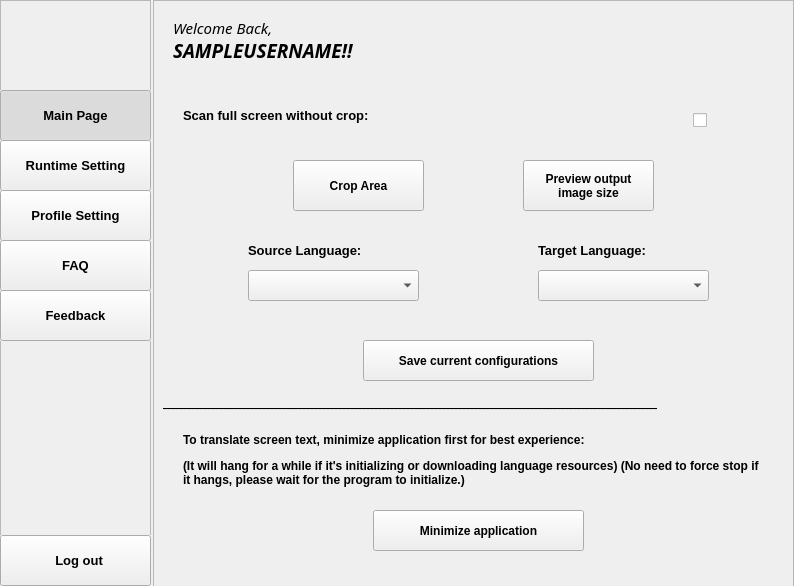
<?xml version="1.0" encoding="UTF-8"?>
<ui version="4.0">
 <class>main_page</class>
 <widget class="QMainWindow" name="main_page">
  <property name="geometry">
   <rect>
    <x>0</x>
    <y>0</y>
    <width>794</width>
    <height>586</height>
   </rect>
  </property>
  <property name="windowTitle">
   <string>MainWindow</string>
  </property>
  <widget class="QWidget" name="centralwidget">
   <widget class="QFrame" name="frame">
    <property name="geometry">
     <rect>
      <x>0</x>
      <y>0</y>
      <width>151</width>
      <height>591</height>
     </rect>
    </property>
    <property name="frameShape">
     <enum>QFrame::StyledPanel</enum>
    </property>
    <property name="frameShadow">
     <enum>QFrame::Raised</enum>
    </property>
    <widget class="QLabel" name="label">
     <property name="geometry">
      <rect>
       <x>0</x>
       <y>80</y>
       <width>151</width>
       <height>511</height>
      </rect>
     </property>
     <property name="styleSheet">
      <string notr="true">background-image: url(:/backgournds/FlyTranslate-logo/background_image.png);</string>
     </property>
     <property name="text">
      <string/>
     </property>
    </widget>
    <widget class="QLabel" name="label_6">
     <property name="geometry">
      <rect>
       <x>0</x>
       <y>-20</y>
       <width>151</width>
       <height>111</height>
      </rect>
     </property>
     <property name="autoFillBackground">
      <bool>false</bool>
     </property>
     <property name="styleSheet">
      <string notr="true">background-image: url(:/backgournds/FlyTranslate-logo/logo_only_2.png);</string>
     </property>
     <property name="text">
      <string/>
     </property>
     <property name="scaledContents">
      <bool>false</bool>
     </property>
    </widget>
    <widget class="QPushButton" name="btnMainButton">
     <property name="geometry">
      <rect>
       <x>0</x>
       <y>90</y>
       <width>151</width>
       <height>51</height>
      </rect>
     </property>
     <property name="font">
      <font>
       <pointsize>10</pointsize>
       <weight>75</weight>
       <bold>true</bold>
      </font>
     </property>
     <property name="autoFillBackground">
      <bool>true</bool>
     </property>
     <property name="text">
      <string>Main Page</string>
     </property>
     <property name="checkable">
      <bool>true</bool>
     </property>
     <property name="checked">
      <bool>true</bool>
     </property>
    </widget>
    <widget class="QPushButton" name="btnRunTimeSettings">
     <property name="geometry">
      <rect>
       <x>0</x>
       <y>140</y>
       <width>151</width>
       <height>51</height>
      </rect>
     </property>
     <property name="font">
      <font>
       <pointsize>10</pointsize>
       <weight>75</weight>
       <bold>true</bold>
      </font>
     </property>
     <property name="autoFillBackground">
      <bool>true</bool>
     </property>
     <property name="text">
      <string>Runtime Setting</string>
     </property>
     <property name="checkable">
      <bool>true</bool>
     </property>
     <property name="checked">
      <bool>false</bool>
     </property>
    </widget>
    <widget class="QPushButton" name="btnProfileSettings">
     <property name="geometry">
      <rect>
       <x>0</x>
       <y>190</y>
       <width>151</width>
       <height>51</height>
      </rect>
     </property>
     <property name="font">
      <font>
       <pointsize>10</pointsize>
       <weight>75</weight>
       <bold>true</bold>
      </font>
     </property>
     <property name="autoFillBackground">
      <bool>true</bool>
     </property>
     <property name="text">
      <string>Profile Setting</string>
     </property>
     <property name="checkable">
      <bool>true</bool>
     </property>
     <property name="checked">
      <bool>false</bool>
     </property>
    </widget>
    <widget class="QPushButton" name="btnFAQ">
     <property name="geometry">
      <rect>
       <x>0</x>
       <y>240</y>
       <width>151</width>
       <height>51</height>
      </rect>
     </property>
     <property name="font">
      <font>
       <pointsize>10</pointsize>
       <weight>75</weight>
       <bold>true</bold>
      </font>
     </property>
     <property name="autoFillBackground">
      <bool>true</bool>
     </property>
     <property name="text">
      <string>FAQ</string>
     </property>
     <property name="checkable">
      <bool>true</bool>
     </property>
     <property name="checked">
      <bool>false</bool>
     </property>
    </widget>
    <widget class="QPushButton" name="btnLogout">
     <property name="geometry">
      <rect>
       <x>0</x>
       <y>535</y>
       <width>151</width>
       <height>51</height>
      </rect>
     </property>
     <property name="font">
      <font>
       <pointsize>10</pointsize>
       <weight>75</weight>
       <bold>true</bold>
      </font>
     </property>
     <property name="autoFillBackground">
      <bool>true</bool>
     </property>
     <property name="styleSheet">
      <string notr="true"/>
     </property>
     <property name="text">
      <string>  Log out</string>
     </property>
     <property name="icon">
      <iconset resource="../Images_for_design/static_img.qrc">
       <normaloff>:/logout/logout.png</normaloff>:/logout/logout.png</iconset>
     </property>
     <property name="checkable">
      <bool>false</bool>
     </property>
     <property name="checked">
      <bool>false</bool>
     </property>
    </widget>
    <widget class="QPushButton" name="btnFeedback">
     <property name="geometry">
      <rect>
       <x>0</x>
       <y>290</y>
       <width>151</width>
       <height>51</height>
      </rect>
     </property>
     <property name="font">
      <font>
       <pointsize>10</pointsize>
       <weight>75</weight>
       <bold>true</bold>
      </font>
     </property>
     <property name="autoFillBackground">
      <bool>true</bool>
     </property>
     <property name="text">
      <string>Feedback</string>
     </property>
     <property name="checkable">
      <bool>true</bool>
     </property>
     <property name="checked">
      <bool>false</bool>
     </property>
    </widget>
   </widget>
   <widget class="QFrame" name="frame_2">
    <property name="geometry">
     <rect>
      <x>153</x>
      <y>0</y>
      <width>641</width>
      <height>591</height>
     </rect>
    </property>
    <property name="frameShape">
     <enum>QFrame::StyledPanel</enum>
    </property>
    <property name="frameShadow">
     <enum>QFrame::Raised</enum>
    </property>
    <widget class="QLabel" name="label_4">
     <property name="geometry">
      <rect>
       <x>20</x>
       <y>20</y>
       <width>131</width>
       <height>16</height>
      </rect>
     </property>
     <property name="font">
      <font>
       <family>Rockwell</family>
       <pointsize>11</pointsize>
       <italic>true</italic>
      </font>
     </property>
     <property name="text">
      <string>Welcome Back,</string>
     </property>
    </widget>
    <widget class="QLabel" name="lblUsername">
     <property name="geometry">
      <rect>
       <x>20</x>
       <y>40</y>
       <width>431</width>
       <height>21</height>
      </rect>
     </property>
     <property name="font">
      <font>
       <family>Rockwell</family>
       <pointsize>14</pointsize>
       <weight>75</weight>
       <italic>true</italic>
       <bold>true</bold>
      </font>
     </property>
     <property name="text">
      <string>SAMPLEUSERNAME!!</string>
     </property>
    </widget>
    <widget class="QLabel" name="label_2">
     <property name="geometry">
      <rect>
       <x>0</x>
       <y>0</y>
       <width>811</width>
       <height>591</height>
      </rect>
     </property>
     <property name="styleSheet">
      <string notr="true">background-image: url(:/backgournds/FlyTranslate-logo/background_image.png);</string>
     </property>
     <property name="text">
      <string/>
     </property>
     <property name="scaledContents">
      <bool>true</bool>
     </property>
    </widget>
    <widget class="QComboBox" name="cbbSource">
     <property name="geometry">
      <rect>
       <x>95</x>
       <y>270</y>
       <width>171</width>
       <height>31</height>
      </rect>
     </property>
    </widget>
    <widget class="QComboBox" name="cbbTarget">
     <property name="geometry">
      <rect>
       <x>385</x>
       <y>270</y>
       <width>171</width>
       <height>31</height>
      </rect>
     </property>
    </widget>
    <widget class="QLabel" name="label_5">
     <property name="geometry">
      <rect>
       <x>385</x>
       <y>240</y>
       <width>161</width>
       <height>21</height>
      </rect>
     </property>
     <property name="font">
      <font>
       <pointsize>10</pointsize>
       <weight>75</weight>
       <bold>true</bold>
      </font>
     </property>
     <property name="text">
      <string>Target Language:</string>
     </property>
    </widget>
    <widget class="QLabel" name="lblbtnSwapLanguage">
     <property name="geometry">
      <rect>
       <x>310</x>
       <y>270</y>
       <width>31</width>
       <height>31</height>
      </rect>
     </property>
     <property name="text">
      <string/>
     </property>
     <property name="pixmap">
      <pixmap resource="../Images_for_design/interactable_image_source.qrc">:/can_switch/swap.png</pixmap>
     </property>
     <property name="scaledContents">
      <bool>true</bool>
     </property>
    </widget>
    <widget class="QLabel" name="label_3">
     <property name="geometry">
      <rect>
       <x>95</x>
       <y>240</y>
       <width>161</width>
       <height>21</height>
      </rect>
     </property>
     <property name="font">
      <font>
       <pointsize>10</pointsize>
       <weight>75</weight>
       <bold>true</bold>
      </font>
     </property>
     <property name="text">
      <string>Source Language:</string>
     </property>
    </widget>
    <widget class="QPushButton" name="btnSaveConfig">
     <property name="geometry">
      <rect>
       <x>210</x>
       <y>340</y>
       <width>231</width>
       <height>41</height>
      </rect>
     </property>
     <property name="font">
      <font>
       <pointsize>9</pointsize>
       <weight>75</weight>
       <bold>true</bold>
      </font>
     </property>
     <property name="text">
      <string>Save current configurations</string>
     </property>
     <property name="checkable">
      <bool>false</bool>
     </property>
    </widget>
    <widget class="QPushButton" name="btnCropImage">
     <property name="geometry">
      <rect>
       <x>140</x>
       <y>160</y>
       <width>131</width>
       <height>51</height>
      </rect>
     </property>
     <property name="font">
      <font>
       <pointsize>9</pointsize>
       <weight>75</weight>
       <bold>true</bold>
      </font>
     </property>
     <property name="text">
      <string>Crop Area</string>
     </property>
     <property name="checkable">
      <bool>false</bool>
     </property>
    </widget>
    <widget class="QLabel" name="label_11">
     <property name="geometry">
      <rect>
       <x>10</x>
       <y>400</y>
       <width>621</width>
       <height>16</height>
      </rect>
     </property>
     <property name="font">
      <font>
       <strikeout>true</strikeout>
      </font>
     </property>
     <property name="text">
      <string>----------------------------------------------------------------------------------------------------------------------------</string>
     </property>
    </widget>
    <widget class="QPushButton" name="btnMinimize">
     <property name="geometry">
      <rect>
       <x>220</x>
       <y>510</y>
       <width>211</width>
       <height>41</height>
      </rect>
     </property>
     <property name="font">
      <font>
       <pointsize>9</pointsize>
       <weight>75</weight>
       <bold>true</bold>
      </font>
     </property>
     <property name="text">
      <string>Minimize application</string>
     </property>
     <property name="icon">
      <iconset resource="../Images_for_design/interactable_image_source.qrc">
       <normaloff>:/minimize/minimize.png</normaloff>:/minimize/minimize.png</iconset>
     </property>
     <property name="checkable">
      <bool>false</bool>
     </property>
    </widget>
    <widget class="QLabel" name="lblTipsLang">
     <property name="geometry">
      <rect>
       <x>575</x>
       <y>270</y>
       <width>31</width>
       <height>31</height>
      </rect>
     </property>
     <property name="styleSheet">
      <string notr="true">image: url(:/tips/information.png);</string>
     </property>
     <property name="text">
      <string/>
     </property>
    </widget>
    <widget class="QLabel" name="label_8">
     <property name="geometry">
      <rect>
       <x>30</x>
       <y>420</y>
       <width>581</width>
       <height>81</height>
      </rect>
     </property>
     <property name="font">
      <font>
       <pointsize>9</pointsize>
       <weight>75</weight>
       <bold>true</bold>
       <stylestrategy>PreferDefault</stylestrategy>
      </font>
     </property>
     <property name="lineWidth">
      <number>1</number>
     </property>
     <property name="midLineWidth">
      <number>0</number>
     </property>
     <property name="text">
      <string>&lt;html&gt;&lt;head/&gt;&lt;body&gt;&lt;p&gt;To translate screen text, minimize application first for best experience: &lt;/p&gt;&lt;p&gt;(It will hang for a while if it's initializing or downloading language resources) (No need to force stop if it hangs, please wait for the program to initialize.)&lt;/p&gt;&lt;/body&gt;&lt;/html&gt;</string>
     </property>
     <property name="wordWrap">
      <bool>true</bool>
     </property>
     <property name="margin">
      <number>0</number>
     </property>
    </widget>
    <widget class="QLabel" name="label_9">
     <property name="geometry">
      <rect>
       <x>30</x>
       <y>100</y>
       <width>401</width>
       <height>31</height>
      </rect>
     </property>
     <property name="font">
      <font>
       <pointsize>10</pointsize>
       <weight>75</weight>
       <bold>true</bold>
      </font>
     </property>
     <property name="text">
      <string>&lt;html&gt;&lt;head/&gt;&lt;body&gt;&lt;p&gt;Scan full screen without crop:&lt;/p&gt;&lt;/body&gt;&lt;/html&gt;</string>
     </property>
    </widget>
    <widget class="QCheckBox" name="cbToggleScanFullScreen">
     <property name="geometry">
      <rect>
       <x>540</x>
       <y>100</y>
       <width>61</width>
       <height>41</height>
      </rect>
     </property>
     <property name="autoFillBackground">
      <bool>false</bool>
     </property>
     <property name="styleSheet">
      <string notr="true">QCheckBox::indicator:unchecked{
	image: url(:/not-toggled/off-button.png);
}

QCheckBox::indicator:checked{
	image: url(:/toggled/on-button.png);
}</string>
     </property>
     <property name="text">
      <string/>
     </property>
     <property name="checked">
      <bool>false</bool>
     </property>
     <property name="tristate">
      <bool>false</bool>
     </property>
    </widget>
    <widget class="QPushButton" name="btnTestOutputImageSize">
     <property name="geometry">
      <rect>
       <x>370</x>
       <y>160</y>
       <width>131</width>
       <height>51</height>
      </rect>
     </property>
     <property name="font">
      <font>
       <pointsize>9</pointsize>
       <weight>75</weight>
       <bold>true</bold>
      </font>
     </property>
     <property name="text">
      <string>Preview output 
image size</string>
     </property>
     <property name="checkable">
      <bool>false</bool>
     </property>
    </widget>
    <widget class="QLabel" name="lblTipsScan">
     <property name="geometry">
      <rect>
       <x>575</x>
       <y>170</y>
       <width>31</width>
       <height>31</height>
      </rect>
     </property>
     <property name="styleSheet">
      <string notr="true">image: url(:/tips/information.png);</string>
     </property>
     <property name="text">
      <string/>
     </property>
    </widget>
    <zorder>label_2</zorder>
    <zorder>label_4</zorder>
    <zorder>lblUsername</zorder>
    <zorder>cbbSource</zorder>
    <zorder>cbbTarget</zorder>
    <zorder>label_5</zorder>
    <zorder>lblbtnSwapLanguage</zorder>
    <zorder>label_3</zorder>
    <zorder>btnSaveConfig</zorder>
    <zorder>btnCropImage</zorder>
    <zorder>label_11</zorder>
    <zorder>btnMinimize</zorder>
    <zorder>lblTipsLang</zorder>
    <zorder>label_8</zorder>
    <zorder>label_9</zorder>
    <zorder>cbToggleScanFullScreen</zorder>
    <zorder>btnTestOutputImageSize</zorder>
    <zorder>lblTipsScan</zorder>
   </widget>
  </widget>
 </widget>
 <resources>
  <include location="../Images_for_design/background_imgs.qrc"/>
  <include location="../Images_for_design/static_img.qrc"/>
  <include location="../Images_for_design/interactable_image_source.qrc"/>
 </resources>
 <connections/>
</ui>
